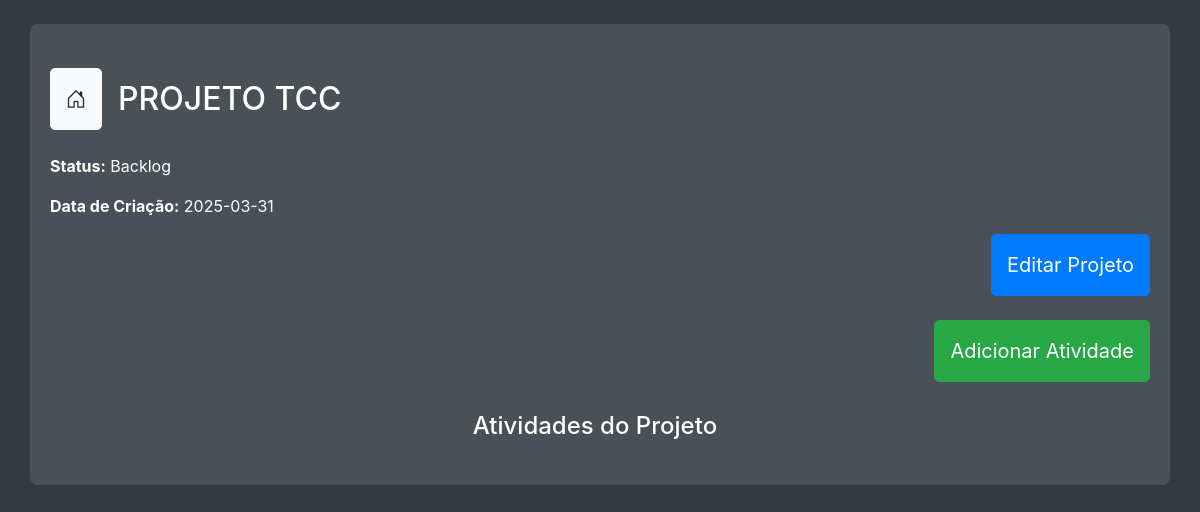
The page /detalhe_projeto/3 on the database its author committed.
### app/models.py (models this page shows)
class Projeto(db.Model):
    __tablename__ = "projeto"
    id           = Column(Integer, primary_key=True, index=True)
    nome         = Column(String, index=True, unique=True, nullable=False)
    descricao    = Column(String)
    status       = Column(String, default='Backlog')
    data_inicial = Column(Date)
    atividades = relationship("Atividade", back_populates="projeto", cascade="all, delete-orphan")

### app/routes/projeto.py (the view)
@projeto.route('/detalhe_projeto/<int:id>', methods=['GET', 'POST'])
def detalhe_projeto(id):
    projeto = Projeto.query.get_or_404(id)
    atividades = Atividade.query.filter_by(projeto_id=id).all()
    return render_template('projeto.html', projeto=projeto, atividades=atividades)

### app/templates/projeto.html (shortened to what this page needs)
<!DOCTYPE html>
<html lang="pt-br">
<head>
    <link rel="stylesheet" href="https://cdn.jsdelivr.net/npm/bootstrap-icons/font/bootstrap-icons.css">
    <link href="https://stackpath.bootstrapcdn.com/bootstrap/4.5.2/css/bootstrap.min.css" rel="stylesheet">
</head>
<body>
    <div class="container mt-4">
        <h2 class="text-center mb-4 d-flex align-items-center justify-content-center">
            <h2 class="text-center mb-4 d-flex align-items-center">
                <a href="{{ url_for('main.index') }}" class="btn btn-light mr-3">
                    <i class="bi bi-house-door"></i>
                </a>
                {{ projeto.nome }}
            </h2>
        </h2>
        <div class="project-details">
            <p><strong>Status:</strong> {{ projeto.status }}</p>
            <p><strong>Data de Criação:</strong> {{ projeto.data_inicial }}</p>
            <div class="d-flex justify-content-end mb-4">
                <button class="btn btn-primary" data-toggle="modal" data-target="#editProjectModal">Editar Projeto</button>
            </div>
            <div class="d-flex justify-content-end">
                <button class="btn btn-success" data-toggle="modal" data-target="#addTaskModal">Adicionar Atividade</button>
            </div>
        </div>
        <div class="activity-list">
            <h4 class="text-center mb-4">Atividades do Projeto</h4>
        </div>
    </div>
</body>
</html>

### app/templates/projeto.html (style rules this page uses)
body { background-color: #343a40; color: white; }
.container { background-color: #495057; padding: 20px; border-radius: 8px; }
.btn { border-radius: 5px; font-size: 1.25rem; padding: 15px; }
.btn-primary { background-color: #007bff; border-color: #007bff; }
.project-details { margin-bottom: 30px; }
.activity-list { margin-top: 30px; max-height: 400px; overflow-y: auto; padding-right: 10px; }

### rows shown on the page
Projeto: nome "PROJETO TCC", status "Backlog", data_inicial "2025-03-31"
